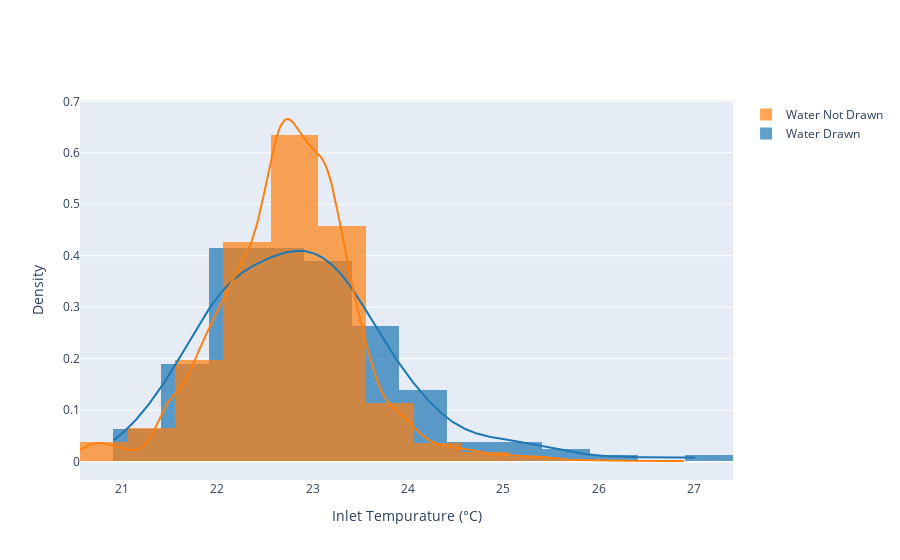

The cell this chart's notebook holds for it:
### Code cell
feature = df_train.columns[3]
hist_data = [df_train[df_train['Water Drawn']==1][feature],
             df_train[df_train['Water Drawn']==0][feature]]

group_labels = ['Water Drawn', 'Water Not Drawn']

fig = ff.create_distplot(hist_data, group_labels, bin_size=.5,show_rug=False)
fig.update_xaxes(title="Inlet Tempurature (°C)")
fig.update_yaxes(title="Density")
fig.show()

### Figure 1 — Plotly figure (JSON) as saved in the notebook; plotly's stock layout.template omitted (floating-point values rounded to 4 significant figures; data arrays with more than 128 entries replaced by an {"elided": "..."} marker saying what was removed)
{"data": [{"autobinx": false, "histnorm": "probability density", "legendgroup": "Water Drawn", "marker": {"color": "rgb(31, 119, 180)"}, "name": "Water Drawn", "opacity": 0.7, "type": "histogram", "x": {"elided": "159 float values"}, "xaxis": "x", "xbins": {"end": 27.02, "size": 0.5, "start": 20.91}, "yaxis": "y"}, {"autobinx": false, "histnorm": "probability density", "legendgroup": "Water Not Drawn", "marker": {"color": "rgb(255, 127, 14)"}, "name": "Water Not Drawn", "opacity": 0.7, "type": "histogram", "x": {"elided": "4494 float values"}, "xaxis": "x", "xbins": {"end": 26.91, "size": 0.5, "start": 20.56}, "yaxis": "y"}, {"legendgroup": "Water Drawn", "marker": {"color": "rgb(31, 119, 180)"}, "mode": "lines", "name": "Water Drawn", "showlegend": false, "type": "scatter", "x": {"elided": "500 float values"}, "xaxis": "x", "y": {"elided": "500 float values"}, "yaxis": "y"}, {"legendgroup": "Water Not Drawn", "marker": {"color": "rgb(255, 127, 14)"}, "mode": "lines", "name": "Water Not Drawn", "showlegend": false, "type": "scatter", "x": {"elided": "500 float values"}, "xaxis": "x", "y": {"elided": "500 float values"}, "yaxis": "y"}], "layout": {"barmode": "overlay", "hovermode": "closest", "legend": {"traceorder": "reversed"}, "xaxis": {"anchor": "y2", "domain": [0, 1], "title": {"text": "Inlet Tempurature (°C)"}, "zeroline": false}, "yaxis": {"anchor": "free", "domain": [0, 1], "position": 0, "title": {"text": "Density"}}}}
